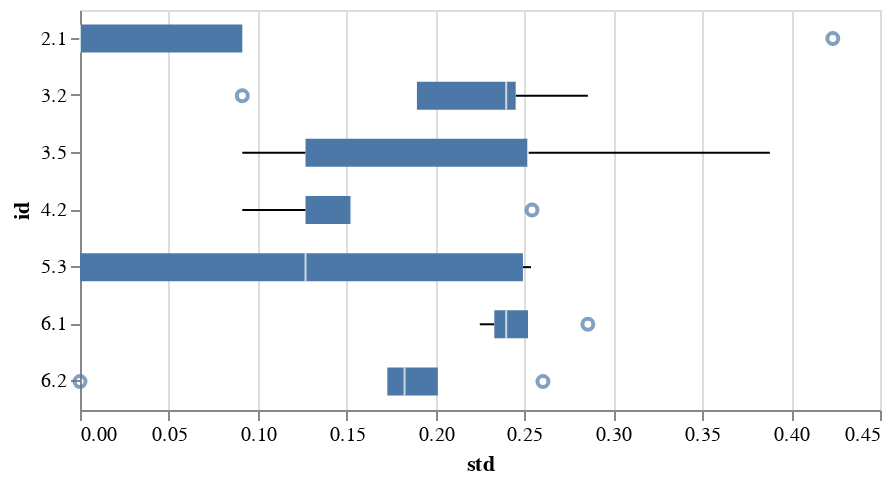

The notebook cell saved with this chart:
### Code cell
alt.Chart(df_repo__stat).mark_boxplot().encode(
    x="std:Q",
    y='id:N'
).properties(
    height=200,
    width=400
)
# Obs: 2.1 is particularly stable. When evaluating a repository, it usually has the lowest variance of scores.

### Figure 1 — Vega-Lite specification as saved in the notebook (floating-point values rounded to 4 significant figures)
{"config": {"view": {"continuousWidth": 300, "continuousHeight": 300}}, "data": {"name": "data-0376da9a5a46a90825720571e03d0e0b"}, "mark": {"type": "boxplot"}, "encoding": {"x": {"field": "std", "type": "quantitative"}, "y": {"field": "id", "type": "nominal"}}, "height": 200, "width": 400, "$schema": "https://vega.github.io/schema/vega-lite/v5.17.0.json", "datasets": {"data-0376da9a5a46a90825720571e03d0e0b": [{"repo": "lightfm", "id": "2.1", "count": 30.0, "mean": 0.9833, "std": 0.09129}, {"repo": "lightfm", "id": "3.2", "count": 30.0, "mean": 0.4833, "std": 0.09129}, {"repo": "lightfm", "id": "3.5", "count": 30.0, "mean": 0.2667, "std": 0.388}, {"repo": "lightfm", "id": "4.2", "count": 30.0, "mean": 0.55, "std": 0.1526}, {"repo": "lightfm", "id": "5.3", "count": 30.0, "mean": 0.2, "std": 0.2491}, {"repo": "lightfm", "id": "6.1", "count": 30.0, "mean": 0.6667, "std": 0.2397}, {"repo": "lightfm", "id": "6.2", "count": 30.0, "mean": 0.9333, "std": 0.1729}, {"repo": "magenta", "id": "2.1", "count": 30.0, "mean": 0.6, "std": 0.4235}, {"repo": "magenta", "id": "3.2", "count": 30.0, "mean": 0.4167, "std": 0.1895}, {"repo": "magenta", "id": "3.5", "count": 30.0, "mean": 0.2833, "std": 0.252}, {"repo": "magenta", "id": "4.2", "count": 30.0, "mean": 0.01667, "std": 0.09129}, {"repo": "magenta", "id": "5.3", "count": 30.0, "mean": 0.0, "std": 0.0}, {"repo": "magenta", "id": "6.1", "count": 30.0, "mean": 0.2167, "std": 0.252}, {"repo": "magenta", "id": "6.2", "count": 30.0, "mean": 0.0, "std": 0.0}, {"repo": "mmf", "id": "2.1", "count": 30.0, "mean": 1.0, "std": 0.0}, {"repo": "mmf", "id": "3.2", "count": 30.0, "mean": 0.6833, "std": 0.2451}, {"repo": "mmf", "id": "3.5", "count": 30.0, "mean": 0.03333, "std": 0.1269}, {"repo": "mmf", "id": "4.2", "count": 30.0, "mean": 0.5333, "std": 0.1269}, {"repo": "mmf", "id": "5.3", "count": 30.0, "mean": 0.5333, "std": 0.1269}, {"repo": "mmf", "id": "6.1", "count": 30.0, "mean": 0.85, "std": 0.233}, {"repo": "mmf", "id": "6.2", "count": 30.0, "mean": 0.55, "std": 0.2013}, {"repo": "nanodet", "id": "2.1", "count": 30.0, "mean": 1.0, "std": 0.0}, {"repo": "nanodet", "id": "3.2", "count": 30.0, "mean": 0.6667, "std": 0.2397}, {"repo": "nanodet", "id": "3.5", "count": 30.0, "mean": 0.2167, "std": 0.252}, {"repo": "nanodet", "id": "4.2", "count": 30.0, "mean": 0.25, "std": 0.2543}, {"repo": "nanodet", "id": "5.3", "count": 30.0, "mean": 1.0, "std": 0.0}, {"repo": "nanodet", "id": "6.1", "count": 30.0, "mean": 0.4333, "std": 0.2857}, {"repo": "nanodet", "id": "6.2", "count": 30.0, "mean": 0.3667, "std": 0.2604}, {"repo": "qlib", "id": "2.1", "count": 30.0, "mean": 1.0, "std": 0.0}, {"repo": "qlib", "id": "3.2", "count": 30.0, "mean": 0.7667, "std": 0.2857}, {"repo": "qlib", "id": "3.5", "count": 30.0, "mean": 0.01667, "std": 0.09129}, {"repo": "qlib", "id": "4.2", "count": 30.0, "mean": 0.45, "std": 0.1526}, {"repo": "qlib", "id": "5.3", "count": 30.0, "mean": 0.2667, "std": 0.2537}, {"repo": "qlib", "id": "6.1", "count": 30.0, "mean": 0.4667, "std": 0.2249}, {"repo": "qlib", "id": "6.2", "count": 30.0, "mean": 0.5333, "std": 0.1826}]}}
